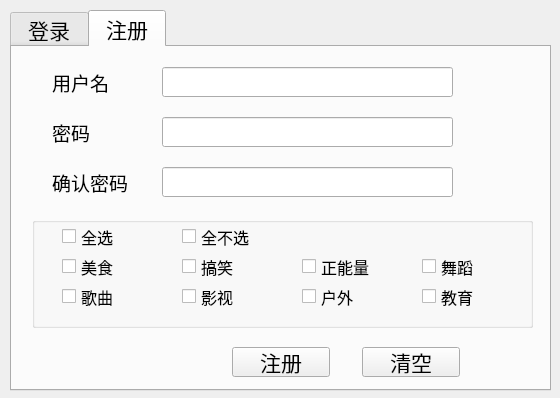
<?xml version="1.0" encoding="UTF-8"?>
<ui version="4.0">
 <class>LoginDialog</class>
 <widget class="QWidget" name="LoginDialog">
  <property name="geometry">
   <rect>
    <x>0</x>
    <y>0</y>
    <width>560</width>
    <height>398</height>
   </rect>
  </property>
  <property name="minimumSize">
   <size>
    <width>560</width>
    <height>398</height>
   </size>
  </property>
  <property name="maximumSize">
   <size>
    <width>560</width>
    <height>398</height>
   </size>
  </property>
  <property name="windowTitle">
   <string>Form</string>
  </property>
  <widget class="QTabWidget" name="tabWidget">
   <property name="geometry">
    <rect>
     <x>10</x>
     <y>10</y>
     <width>541</width>
     <height>381</height>
    </rect>
   </property>
   <property name="font">
    <font>
     <pointsize>16</pointsize>
    </font>
   </property>
   <property name="currentIndex">
    <number>1</number>
   </property>
   <widget class="QWidget" name="tab">
    <attribute name="title">
     <string> 登录 </string>
    </attribute>
    <widget class="QLabel" name="lb_name">
     <property name="geometry">
      <rect>
       <x>50</x>
       <y>80</y>
       <width>81</width>
       <height>30</height>
      </rect>
     </property>
     <property name="font">
      <font>
       <pointsize>14</pointsize>
      </font>
     </property>
     <property name="text">
      <string>用户名 </string>
     </property>
    </widget>
    <widget class="QLineEdit" name="le_name">
     <property name="geometry">
      <rect>
       <x>150</x>
       <y>80</y>
       <width>291</width>
       <height>30</height>
      </rect>
     </property>
    </widget>
    <widget class="QLabel" name="lb_password">
     <property name="geometry">
      <rect>
       <x>50</x>
       <y>160</y>
       <width>81</width>
       <height>30</height>
      </rect>
     </property>
     <property name="font">
      <font>
       <pointsize>14</pointsize>
      </font>
     </property>
     <property name="text">
      <string>密码</string>
     </property>
    </widget>
    <widget class="QLineEdit" name="le_password">
     <property name="geometry">
      <rect>
       <x>150</x>
       <y>160</y>
       <width>291</width>
       <height>30</height>
      </rect>
     </property>
     <property name="echoMode">
      <enum>QLineEdit::Password</enum>
     </property>
    </widget>
    <widget class="QPushButton" name="pb_login">
     <property name="geometry">
      <rect>
       <x>340</x>
       <y>290</y>
       <width>98</width>
       <height>30</height>
      </rect>
     </property>
     <property name="text">
      <string>登录</string>
     </property>
    </widget>
   </widget>
   <widget class="QWidget" name="tab_2">
    <attribute name="title">
     <string> 注册 </string>
    </attribute>
    <widget class="QLineEdit" name="le_register_name">
     <property name="geometry">
      <rect>
       <x>150</x>
       <y>20</y>
       <width>291</width>
       <height>30</height>
      </rect>
     </property>
    </widget>
    <widget class="QLabel" name="lb_register_name">
     <property name="geometry">
      <rect>
       <x>40</x>
       <y>20</y>
       <width>81</width>
       <height>30</height>
      </rect>
     </property>
     <property name="font">
      <font>
       <pointsize>14</pointsize>
      </font>
     </property>
     <property name="text">
      <string>用户名 </string>
     </property>
    </widget>
    <widget class="QLineEdit" name="le_register_password">
     <property name="geometry">
      <rect>
       <x>150</x>
       <y>70</y>
       <width>291</width>
       <height>30</height>
      </rect>
     </property>
     <property name="echoMode">
      <enum>QLineEdit::Password</enum>
     </property>
    </widget>
    <widget class="QPushButton" name="pb_register">
     <property name="geometry">
      <rect>
       <x>220</x>
       <y>300</y>
       <width>98</width>
       <height>30</height>
      </rect>
     </property>
     <property name="text">
      <string>注册</string>
     </property>
    </widget>
    <widget class="QLabel" name="lb_register_password">
     <property name="geometry">
      <rect>
       <x>40</x>
       <y>70</y>
       <width>81</width>
       <height>30</height>
      </rect>
     </property>
     <property name="font">
      <font>
       <pointsize>14</pointsize>
      </font>
     </property>
     <property name="text">
      <string>密码</string>
     </property>
    </widget>
    <widget class="QLineEdit" name="le_register_confirm">
     <property name="geometry">
      <rect>
       <x>150</x>
       <y>120</y>
       <width>291</width>
       <height>30</height>
      </rect>
     </property>
     <property name="echoMode">
      <enum>QLineEdit::Password</enum>
     </property>
    </widget>
    <widget class="QLabel" name="lb_register_confirm">
     <property name="geometry">
      <rect>
       <x>40</x>
       <y>120</y>
       <width>101</width>
       <height>30</height>
      </rect>
     </property>
     <property name="font">
      <font>
       <pointsize>14</pointsize>
      </font>
     </property>
     <property name="text">
      <string>确认密码</string>
     </property>
    </widget>
    <widget class="QPushButton" name="pb_register_clear">
     <property name="geometry">
      <rect>
       <x>350</x>
       <y>300</y>
       <width>98</width>
       <height>30</height>
      </rect>
     </property>
     <property name="text">
      <string>清空</string>
     </property>
    </widget>
    <widget class="QGroupBox" name="gb_like">
     <property name="geometry">
      <rect>
       <x>20</x>
       <y>170</y>
       <width>501</width>
       <height>111</height>
      </rect>
     </property>
     <property name="font">
      <font>
       <pointsize>12</pointsize>
      </font>
     </property>
     <property name="title">
      <string/>
     </property>
     <widget class="QCheckBox" name="cb_all">
      <property name="geometry">
       <rect>
        <x>30</x>
        <y>10</y>
        <width>101</width>
        <height>19</height>
       </rect>
      </property>
      <property name="text">
       <string>全选</string>
      </property>
     </widget>
     <widget class="QCheckBox" name="cb_allnot">
      <property name="geometry">
       <rect>
        <x>150</x>
        <y>10</y>
        <width>101</width>
        <height>19</height>
       </rect>
      </property>
      <property name="text">
       <string>全不选</string>
      </property>
     </widget>
     <widget class="QCheckBox" name="cb_food">
      <property name="geometry">
       <rect>
        <x>30</x>
        <y>40</y>
        <width>101</width>
        <height>19</height>
       </rect>
      </property>
      <property name="text">
       <string>美食</string>
      </property>
     </widget>
     <widget class="QCheckBox" name="cb_funny">
      <property name="geometry">
       <rect>
        <x>150</x>
        <y>40</y>
        <width>101</width>
        <height>19</height>
       </rect>
      </property>
      <property name="text">
       <string>搞笑</string>
      </property>
     </widget>
     <widget class="QCheckBox" name="cb_ennegy">
      <property name="geometry">
       <rect>
        <x>270</x>
        <y>40</y>
        <width>101</width>
        <height>19</height>
       </rect>
      </property>
      <property name="text">
       <string>正能量</string>
      </property>
     </widget>
     <widget class="QCheckBox" name="cb_dance">
      <property name="geometry">
       <rect>
        <x>390</x>
        <y>40</y>
        <width>101</width>
        <height>19</height>
       </rect>
      </property>
      <property name="text">
       <string>舞蹈</string>
      </property>
     </widget>
     <widget class="QCheckBox" name="cb_music">
      <property name="geometry">
       <rect>
        <x>30</x>
        <y>70</y>
        <width>101</width>
        <height>19</height>
       </rect>
      </property>
      <property name="text">
       <string>歌曲</string>
      </property>
     </widget>
     <widget class="QCheckBox" name="cb_video">
      <property name="geometry">
       <rect>
        <x>150</x>
        <y>70</y>
        <width>101</width>
        <height>19</height>
       </rect>
      </property>
      <property name="text">
       <string>影视</string>
      </property>
     </widget>
     <widget class="QCheckBox" name="cb_outside">
      <property name="geometry">
       <rect>
        <x>270</x>
        <y>70</y>
        <width>101</width>
        <height>19</height>
       </rect>
      </property>
      <property name="text">
       <string>户外</string>
      </property>
     </widget>
     <widget class="QCheckBox" name="cb_edu">
      <property name="geometry">
       <rect>
        <x>390</x>
        <y>70</y>
        <width>101</width>
        <height>19</height>
       </rect>
      </property>
      <property name="text">
       <string>教育</string>
      </property>
     </widget>
    </widget>
   </widget>
  </widget>
 </widget>
 <tabstops>
  <tabstop>le_register_name</tabstop>
  <tabstop>le_register_password</tabstop>
  <tabstop>le_register_confirm</tabstop>
  <tabstop>pb_register</tabstop>
  <tabstop>tabWidget</tabstop>
  <tabstop>le_name</tabstop>
  <tabstop>le_password</tabstop>
  <tabstop>pb_login</tabstop>
  <tabstop>pb_register_clear</tabstop>
 </tabstops>
 <resources/>
 <connections/>
</ui>
